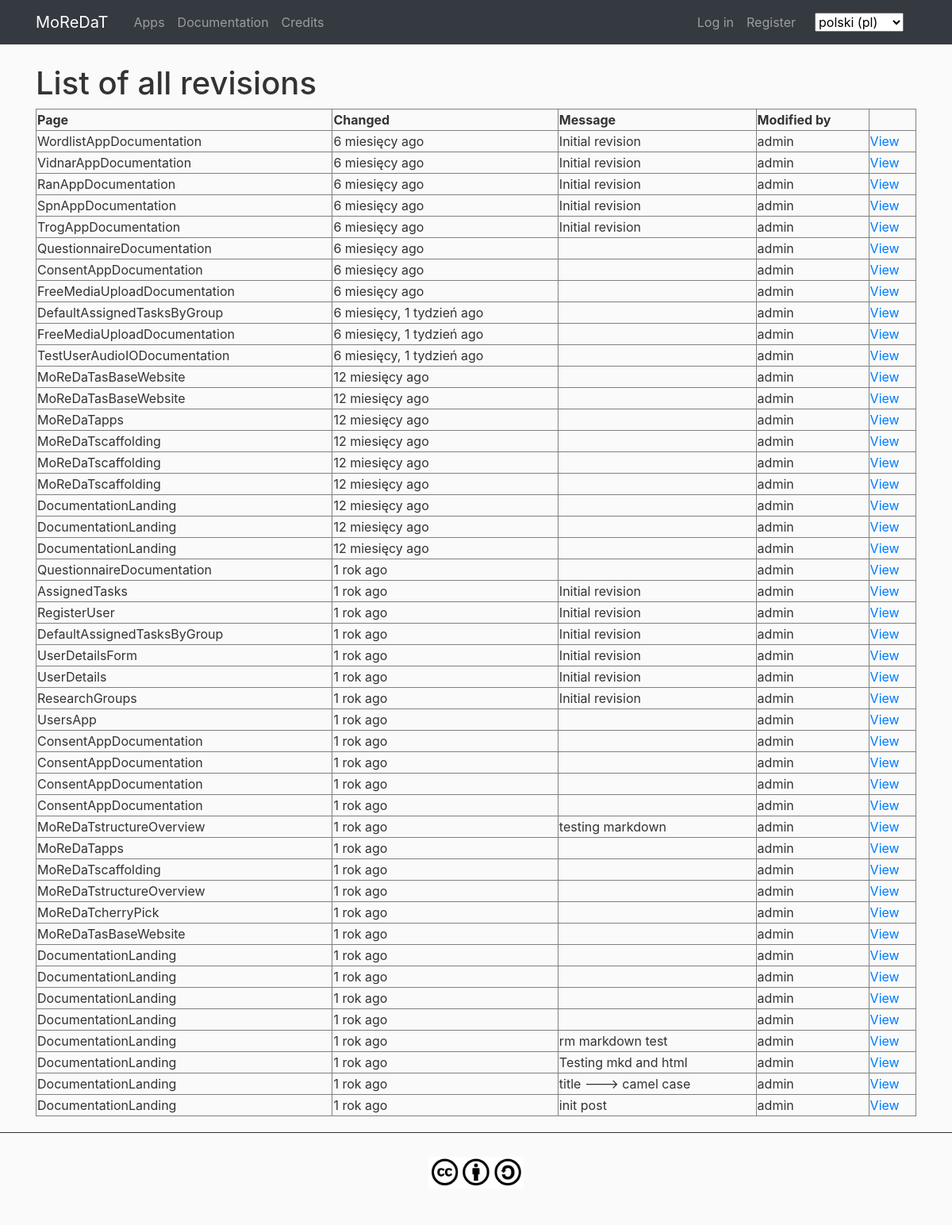
Before: /pl/documentation/history/ with the older database file.
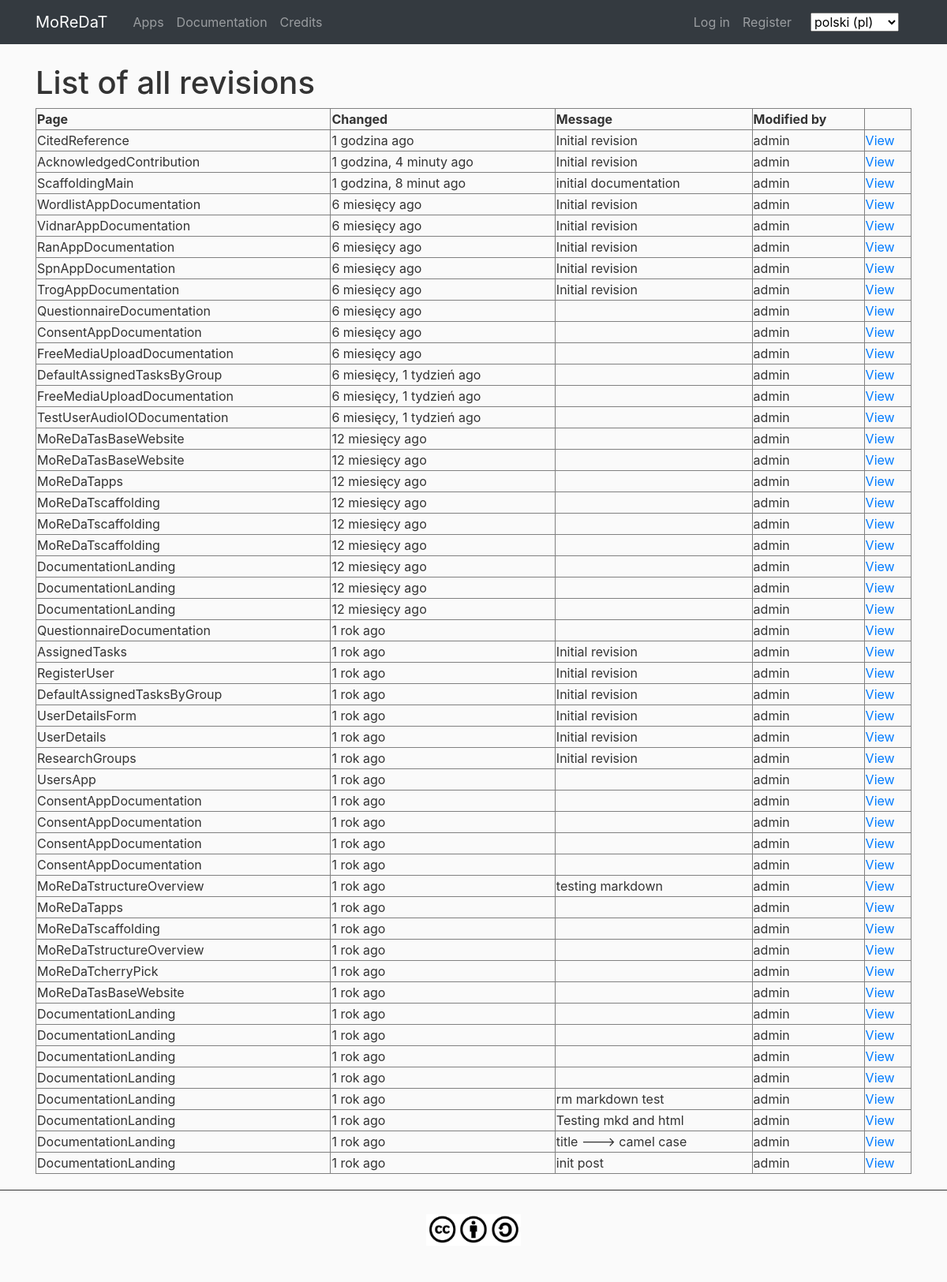
After: the same page with the newer database file.
### documentation/models.py (models this page shows, shortened)
class Revision(models.Model):
    page = models.ForeignKey(
        WikiPage, related_name='revisions', on_delete=models.CASCADE
    )
    content = models.TextField(_('content'))
    message = models.TextField(_('change message'), blank=True)
    creator = models.ForeignKey(
        settings.AUTH_USER_MODEL,
        blank=True,
        null=True,
        related_name='documentation_revisions',
        on_delete=models.CASCADE,
    )
    creator_ip = models.GenericIPAddressField(_('creator ip'))
    created = models.DateTimeField(_('created'), auto_now_add=True)
    modified = models.DateTimeField(_('modified'), auto_now=True)
    class Meta:
        verbose_name = _("Revision")
        verbose_name_plural = _("Revisions")
        ordering = ['-modified']
        get_latest_by = 'modified'

class WikiPage(models.Model):
    slug = models.CharField(_('slug'), max_length=255)
    title = models.CharField(_('title'), max_length=510)
    created = models.DateTimeField(_('created'), auto_now_add=True)
    modified = models.DateTimeField(_('modified'), auto_now=True)
    class Meta:
        verbose_name = _("Wiki page")
        verbose_name_plural = _("Wiki pages")
        ordering = ['slug']

### documentation/views.py (the view)
def revision_list(
    request, template_name='documentation/revision_list.html', extra_context=None
):
    revision_list = Revision.objects.all()
    template_context = {'revision_list': revision_list}
    template_context.update(extra_context or {})
    return render(request, template_name, template_context)

### main/templatetags/main_custom_tags.py (called while the page is built)
@register.filter
def custom_redir_lang(url_fullpath):
	ls_urls = url_fullpath.split('/')
	del ls_urls[1]
	return '/'.join(ls_urls)

### documentation/templates/documentation/revision_list.html (shortened to what this page needs)
{% extends "main/main-base.html" %}
{% load i18n %}
{% block content %}
<div class="col-lg-12 col-md-12">
	<h1>{% trans "List of all revisions" %}</h1>
	<table class="history" border="1">
	<tr>
        <th>{% trans "Page" %}</th>
        <th>{% trans "Changed" %}</th>
        <th>{% trans "Message" %}</th>
        <th>{% trans "Modified by" %}</th>
		<th>&nbsp;</th>
	</tr>
	{% for rev in revision_list %}
	<tr>
		<td>{{ rev.page.slug }}</td>
		<td class="modifed">{{ rev.modified|timesince }} ago</td>
		<td class="message">{{ rev.message }}</td>
		<td class="creator">{{ rev.creator.username }}</td>
		<td class="options">
			<a href="{% url 'documentation_page' slug=rev.page.slug rev_id=rev.pk %}">{% trans "View" %}</a>
		</td>
	</tr>
	{% endfor %}
	</table>
</div>
{% endblock %}

### main/templates/main/main-base.html (shortened to what this page needs)
{% load i18n %}
{% load static %}
{% load crispy_forms_tags %}
{% load main_custom_tags %}
{% get_current_language as LANGUAGE_CODE %}
<!DOCTYPE html>
<html>
	<head>
    	<link rel="stylesheet" href="https://maxcdn.bootstrapcdn.com/bootstrap/4.0.0/css/bootstrap.min.css">
    	<link rel="stylesheet" type="text/css" href="{% static 'main/main.css' %}">
    	<link rel="stylesheet" type="text/css" href="{% static 'documentation/documentation.css' %}">
    	<link rel="stylesheet" type="text/css" href="{% static 'questionnaire/questionnaire.css' %}">
	</head>
	<body>
		<div id="page-container">
			<div id="content-wrapper">
				<header class="site-header">
					<nav class="navbar navbar-expand-lg navbar-dark bg-dark fixed-top">
						<div class="container">
							<a class="navbar-brand mr-4" href="{% url 'HOME' %}">MoReDaT</a>
							<div class="collapse navbar-collapse" id="navbarToggle">
								<div class="navbar-nav mr-auto bg-dark">
									<a class="nav-item nav-link" href="{% url 'home-apps' %}">Apps</a>
									<a class="nav-item nav-link" href="{% url 'documentation_index' %}">Documentation</a>
									<a class="nav-item nav-link" href="{% url 'credits' %}">Credits</a>
								</div>
								<div class="navbar-nav">
			                      	{% if user.is_authenticated %}
					                    <a class="nav-item nav-link" href="{% url 'profile' %}">{{ user.username }}</a>
				                      	<a class="nav-item nav-link" href="{% url 'logout' %}">{% translate "Log out" %}</a>
			                      	{% else %}
			              				<a class="nav-item nav-link" href="{% url 'login' %}">{% translate "Log in" %}</a>
			              				<a class="nav-item nav-link" href="{% url 'register' %}">{% translate "Register" %}</a>
			                      	{% endif%}
			              			<form action="{% url 'set_language' %}" method="post" class="form-inline">{% csrf_token %}
			              				<div class="form-group mx-sm-3 mb-0">
			      	        				<select name="language" id="langselect" onchange="this.form.submit()">
			                            	{% get_current_language as LANGUAGE_CODE %}
			          	    				{% get_available_languages as LANGUAGES %}
			              					{% get_language_info_list for LANGUAGES as languages %}
			              					{% for language in languages %}
			              						<option value="{{ language.code }}" {% if language.code == LANGUAGE_CODE %} selected {% endif %}>
			              							{{ language.name_local }} ({{ language.code }})
			              						</option>
			              					{% endfor %}
			              					</select>
			          					</div>
			              			</form>
			            		</div>
							</div>
						</div>
					</nav>
				</header>
				<main role="main" class="container" id="pageMain">
					<div class="row">
						<div class="col-md-12">
						</div>
					</div>
					<div class="row">
						{% block content %}{% endblock %}
					</div>
				</main>
				<footer>
					<div>
						<p style="text-align:center;"><a href="https://creativecommons.org/licenses/by-sa/4.0/"><img style="margin: 30px;height:40px;" src="{% static 'main/img/cc-by-sa.jpg' %}"></a></p>
					</div>
				</footer>
			</div>
		</div>
	</body>
</html>

### static/main/main.css (style rules this page uses)
body { height: 100%; background: #fafafa; color: #333333; margin-top: 5rem; margin-left: 0; margin-right: 0; }
#page-container { position: relative; min-height: 100vh; }
#content-wrapper { min-height: 100vh; }
#pageMain { min-height: 75vh; text-align: justify; }
footer { margin-top: 20px; border-top: solid; border-width: thin; }

### static/documentation/documentation.css (style rules this page uses)
.history { width: 100%; }

Changed rows visible on the page:
added Revision: page.slug "CitedReference", modified "1 godzina", message "Initial revision", creator.username "admin"
added Revision: page.slug "AcknowledgedContribution", modified "1 godzina, 4 minuty", message "Initial revision", creator.username "admin"
added Revision: page.slug "ScaffoldingMain", modified "1 godzina, 8 minut", message "initial documentation", creator.username "admin"
